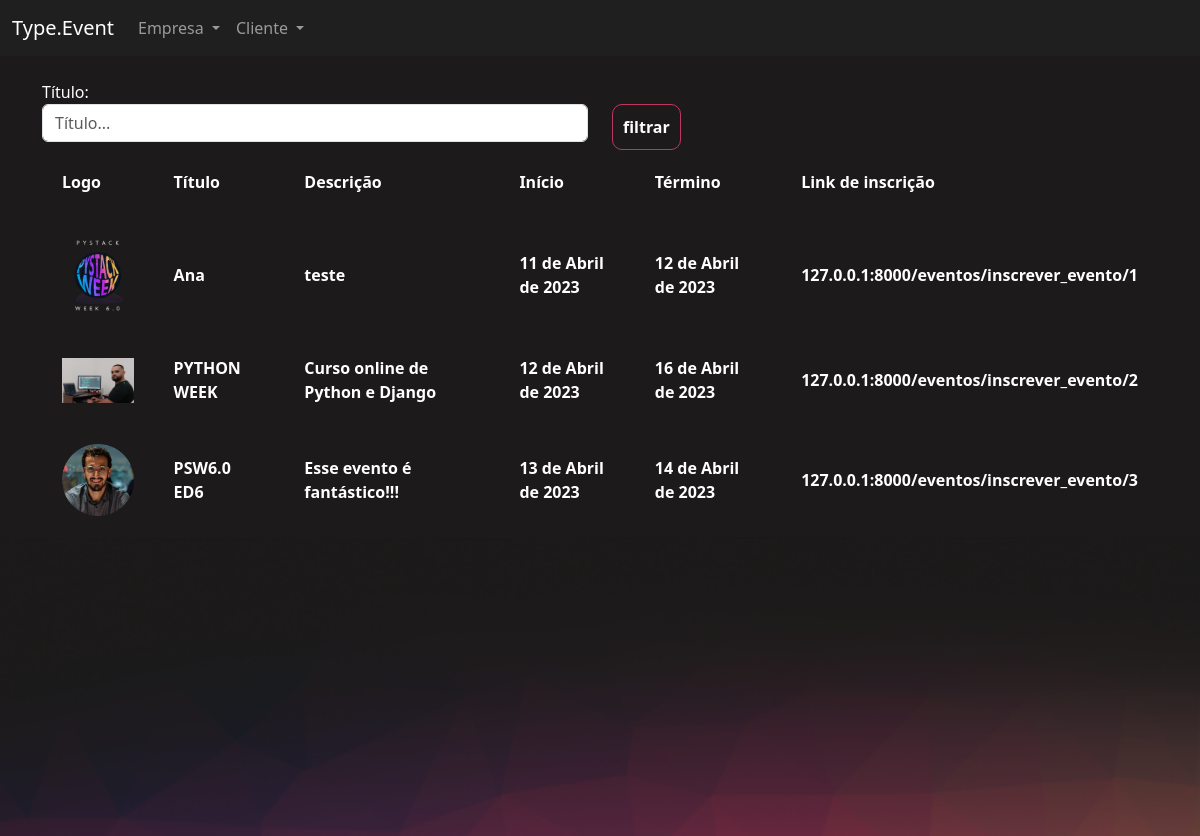
The page /eventos/gerenciar_evento/ (signed in) on the database its author committed.
### eventos/models.py (models this page shows, shortened)
class Evento(models.Model):
    criador = models.ForeignKey(User, on_delete=models.DO_NOTHING)
    nome = models.CharField(max_length=200)
    descricao = models.TextField()
    data_inicio = models.DateField()
    data_termino = models.DateField()
    carga_horaria = models.IntegerField()
    logo = models.FileField(upload_to="logos")
    participantes = models.ManyToManyField(User, related_name="evento_participante", null=True, blank=True)
    cor_principal = models.CharField(max_length=7)
    cor_secundaria = models.CharField(max_length=7)
    cor_fundo = models.CharField(max_length=7)

### eventos/views.py (the view)
# urls.py: path('gerenciar_evento/', views.gerenciar_evento, name="gerenciar_evento"),
@login_required
def gerenciar_evento(request):
    if request.method == "GET":
        nome = request.GET.get('nome')
        eventos = Evento.objects.filter(criador=request.user)
        if nome:
            eventos = eventos.filter(nome__contains=nome)
        return render(request, 'gerenciar_evento.html',{'eventos':eventos})

### eventos/templates/gerenciar_evento.html (shortened to what this page needs)
{% extends "bases/base_evento.html" %}
{% load static %}
{% block 'importacoes' %}
    <link href="{% static 'evento/css/gerenciar_evento.css' %}" rel="stylesheet">
{% endblock %}
{% block 'conteudo' %}
    <div class="container">
        <br>
        <div class="row">
            <div class="col-md">
                <form action="{% url 'gerenciar_evento' %}" method="GET">
                <label>Título:</label>
                <input type="text" placeholder="Título..." class="form-control" name="nome">
            </div>
            <div class="col-md">
                <br>
                <input type="submit" class="btn-principal" value="filtrar">
            </div>
        </div>
        <table>
            <tr>
                <th>Logo</th>
                <th>Título</th>
                <th>Descrição</th>
                <th>Início</th>
                <th>Término</th>
                <th>Link de inscrição</th>
            </tr>
            {% for evento in eventos %}
                <tr>
                    <th width="10%"><a href="{% url 'participantes_evento' evento.id %}"><img width="100%" src="/media/{{evento.logo}}"></a></th>
                    <th>{{ evento.nome }}</th>
                    <th>{{ evento.descricao }}</th>
                    <th>{{ evento.data_inicio }}</th>
                    <th>{{ evento.data_termino }}</th>
                    <th>127.0.0.1:8000/eventos/inscrever_evento/{{evento.id}}</th>
                </tr>
            {% endfor %}
        </table>
    </div>
{% endblock %}

### templates/static/geral/css/base.css (style rules this page uses)
body { color: white !important; }
:root { --main-color: #201F1F; --dark-color: #1C1A1A; --contrast-color: #BE375F; --differential-color: #ED8554; }

### templates/static/evento/css/gerenciar_evento.css (style rules this page uses)
table { width: 100%; padding: 20px; }
td, th { padding: 20px; }

### templates/static/evento/css/evento.css (style rules this page uses)
body { background-color: #1C1A1A; }

### templates/static/usuarios/css/usuarios.css (style rules this page uses)
.btn-principal { background-color: transparent; border: 1px solid var(--contrast-color); color: white; padding: 10px; border-radius: 10px; font-weight: bold; }

### rows shown on the page
Evento: logo (picture), nome "Ana", descricao "teste", data_inicio "11 de Abril de 2023", data_termino "12 de Abril de 2023", id "1"
Evento: logo (picture), nome "PYTHON WEEK", descricao "Curso online de Python e Django", data_inicio "12 de Abril de 2023", data_termino "16 de Abril de 2023", id "2"
Evento: logo (picture), nome "PSW6.0 ED6", descricao "Esse evento é fantástico!!!", data_inicio "13 de Abril de 2023", data_termino "14 de Abril de 2023", id "3"
